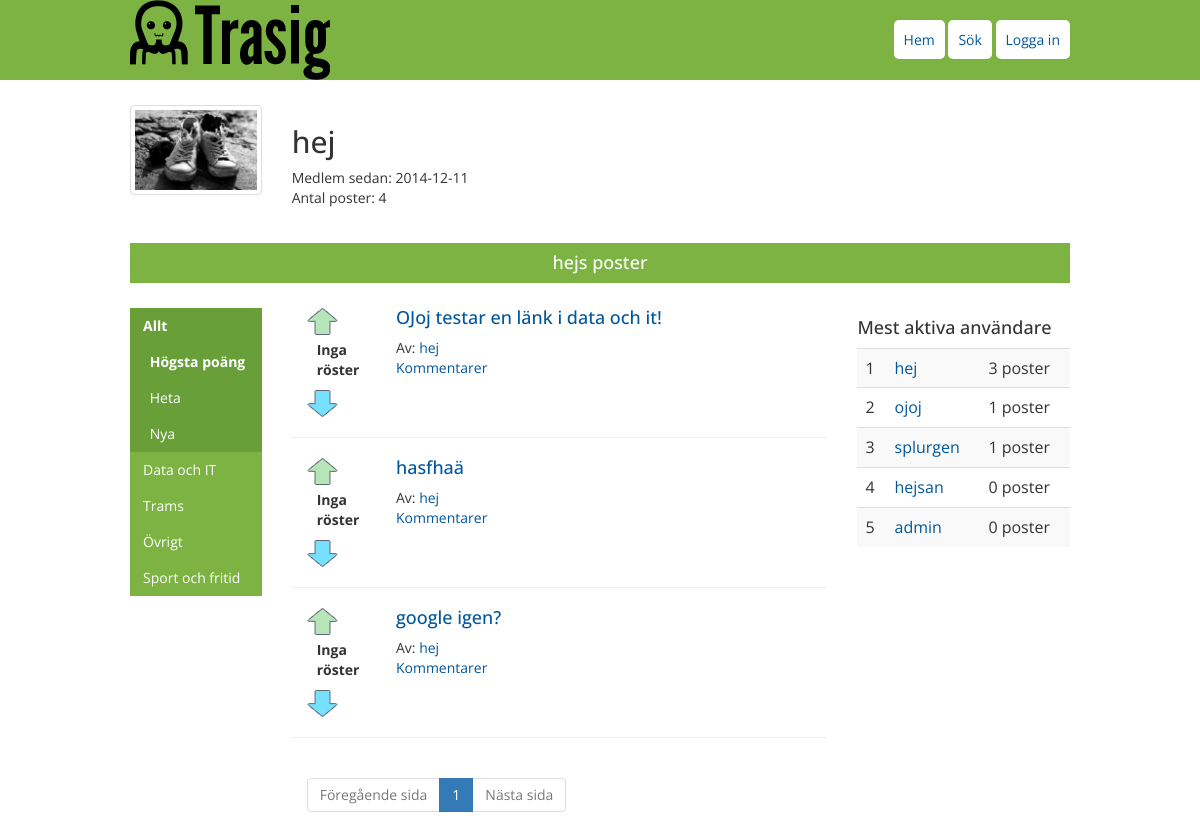
Screenshot of /index.php?p=profile&u=hej with the database file from the repository.
### tables this page shows
CREATE TABLE IF NOT EXISTS `users` (
  `id` int(11) NOT NULL AUTO_INCREMENT,
  `username` varchar(50) NOT NULL,
  `password` varchar(255) NOT NULL,
  `email` varchar(70) NOT NULL,
  `account_date` timestamp NOT NULL DEFAULT CURRENT_TIMESTAMP,
  `profilePicture` varchar(30) NOT NULL DEFAULT 'profile.png',
  PRIMARY KEY (`id`)
);

CREATE TABLE IF NOT EXISTS `categories` (
  `id` int(11) NOT NULL AUTO_INCREMENT,
  `name` varchar(30) NOT NULL,
  `fullName` varchar(30) NOT NULL,
  PRIMARY KEY (`id`)
);

CREATE TABLE IF NOT EXISTS `posts` (
  `id` int(11) NOT NULL AUTO_INCREMENT,
  `title` varchar(255) NOT NULL,
  `link` varchar(255) NOT NULL,
  `content` varchar(2000) NOT NULL,
  `post_date` timestamp NOT NULL DEFAULT CURRENT_TIMESTAMP,
  `nsfw` tinyint(1) DEFAULT '0',
  `user_id` int(11) NOT NULL,
  `cat_id` int(11) NOT NULL,
  `edited_date` timestamp NOT NULL,
  `deleted` tinyint(4) NOT NULL DEFAULT '0',
  PRIMARY KEY (`id`),
  KEY `posts_user` (`user_id`),
  KEY `posts_category` (`cat_id`)
);

### functions/functions.php (called while the page is built, shortened)
<?php
function sqlQuery($query, $action = "SELECT") {
	$mysqli = new mysqli(SERVERNAME, USERNAME, PASSWORD, DATABASE);
	$data = [];
	if ($result = $mysqli->query($query)) {
		if ($action == "SELECT") {
			while($row = $result->fetch_assoc()) {
				$data[] = $row;
			}
		}
	}
	return $data;
}

### incl/postbox.php (the view, shortened to what this page needs)
<div class="postbox row">
	<div class="col-xs-2">
		<?php
			$hasVoted = "";
		?>
		<div class="up arrow <?php print "post_" . $post['id'] . "$hasVoted"; ?>"></div>
		<div class="score"><?php $post['score'] !== null ? print $post['score'] : print "Inga röster";?></div>
		<div class="down arrow <?php print "post_" . $post['id'] . "$hasVoted"; ?>"></div>
	</div>
	<div class="col-xs-10">
		<h4 class='post_title'>
			<a href='<?php print $post['link']; ?>'><?php print $post['title']; ?></a>
		</h4>
		Av: <?php print "<a href='index.php?p=profile&u={$post['username']}'>{$post['username']}</a>"; ?>
		<br>
		<a href='index.php?p=post&id=<?php print $post['id']; ?>'>Kommentarer</a>
	</div>
</div>
<hr>

### profile.php (shortened to what this page needs)
<?php require_once "incl/header.php"; ?>
<div id="profile" class="row">
	<?php
	if (isset($_GET['u'])) :
		$u = filter_var($_GET['u'], FILTER_SANITIZE_STRING);
		$result = sqlQuery("SELECT * FROM users WHERE username='$u'");
		if ($result == false) {
			print "<div class='col-xs-12'>Användaren finns inte.</div>";
		} else {
			$user = $result[0];
		}
		?>
		<?php if ($user) : ?>
		<div class="col-xs-2">
			<img src='img/profiles/<?php print $user['profilePicture'];?>' class='profilePicture img-thumbnail' alt='profilbild'>
		</div>
		<div class="col-xs-7">
			<h2 class="profileName"><?php print $user['username']; ?></h2>
			<p>Medlem sedan: <?php print substr($user['account_date'], 0, 10); ?><br>
			Antal poster: <?php print sqlQuery(
				"SELECT COUNT(*) as count FROM `posts` WHERE user_id=" . $user['id']
				)[0]["count"];
			?>
			</p>
		</div>
		<?php endif;   ?>
	<?php endif;  ?>
</div>
<div class="row">
	<?php
	if ($user) {
		print "<div id='latestPosts' class='col-xs-12 text-center'><h4>" . $user['username'] . "s poster</h4></div>";
		require "incl/feed.php";
	}
	?>
	<?php require "incl/topusers.php"; ?>
</div>

### incl/postsmenu.php (shortened to what this page needs)
<div class="col-md-2 col-xs-12" id="postsMenu">
	<ul id='catNav'>
		<?php
		$categories = sqlQuery("SELECT * FROM categories");
		$currentCat = $categories[0];
		$activeClass = " active";
		foreach ($categories as $category) {
			$new_query_string = http_build_query(["cat" => $category['name']]);
			if (isset($_GET['p']) && $_GET['p'] == 'profile') {
				$params = array_merge($_GET, ["cat" => $category['name']]);
				unset($params['page']);
				unset($params['order']);
				$new_query_string = http_build_query($params);
			}
			print "<li><a class='$activeClass' href='index.php?" . $new_query_string . "'>" . $category['fullName'] . "</a></li>";
			if ($activeClass != "") :
			?>
			<ul id="orderNav">
				<?php
				$sortings = [
					1 => ["name" => "Högsta poäng", "query" => " ORDER BY score DESC "],
					2 => ["name" => "Heta", "query" => " AND post_date > now() - INTERVAL 48 HOUR ORDER BY score DESC ", "countQuery" => " AND post_date > now() - INTERVAL 24 HOUR "],
					3 => ["name" => "Nya", "query" => " ORDER BY post_date DESC "],
					];
				$activeOrder = "active";
				foreach ($sortings as $sorting => $values) {
					$params = array_merge($_GET, ["cat" => $currentCat['name'], "order" => $sorting]);
					unset($params['page']);
					$new_query_string = http_build_query($params);
					print "<li><a class='$activeOrder' href='index.php?" . $new_query_string . "'>" . $values['name'] . "</a></li>";
					$activeOrder = "";
				}
				?>
			</ul>
		<?php
			endif;
			$activeClass = "";
		}
		?>
	</ul>
</div>

### incl/feed.php (shortened to what this page needs)
<?php require "incl/postsmenu.php"; ?>
<div class="col-md-7 col-xs-12">
	<?php
	$catQuery = " WHERE cat_id LIKE '%'";
	if (isset($_GET['order']) && array_key_exists($_GET['order'], $sortings)) {
		$orderQuery = $sortings[$_GET['order']]['query'];
	} else {
		$orderQuery = $sortings['1']['query'];
	}
	if (isset($_GET['page']) && ctype_digit($_GET['page'])) {
		$currentPage = $_GET['page'];
	} else {
		$currentPage = 1;
	}
	$countQuery = "SELECT username, COUNT(*) as counter
		FROM posts JOIN users ON posts.user_id = users.id" . $catQuery . "AND deleted=0" . $singleUserQuery;
	$postCount = sqlQuery($countQuery)[0]["counter"];
	if ($postCount == 0) {
		print "Här var det tomt";
	} else {
		$postsPerPage = 5;
		$pages = ceil($postCount / $postsPerPage);
		$offset = $postsPerPage * ($currentPage-1);
		$query = "SELECT posts.*, users.username, score ";
		$query .= "FROM `posts`";
		$query .= "INNER JOIN users
			ON posts.user_id = users.id
			LEFT JOIN
				(SELECT post_id, SUM(value) as score
				FROM votes GROUP BY post_id) v
			ON posts.id = v.post_id ";
		$query .= $catQuery . "AND deleted=0" . $singleUserQuery;
		$query .= $orderQuery;
		$query .= "LIMIT $offset, $postsPerPage";
		$result = sqlQuery($query);
		foreach ($result as $post) {
			include "incl/postbox.php";
		}
		print "<div class='row'>";
		print "<div class='col-xs-12'>";
		print "<nav>";
		print "<ul class='pagination'>";
		$params = array_merge($_GET, array("page" => $currentPage-1));
		$new_query_string = http_build_query($params);
		$disabled = "class='disabled'";
		print "<li $disabled ><a disabled href='index.php?" . $new_query_string . "' class='leftPag'>Föregående sida</a></li>";
		for ($i = 0; $i < $pages; $i++) {
			if ($i+1 == $currentPage) {
				print "<li class='active'><a href='index.php?page=" . ($i+1) . "' >" . ($i+1) . "</a></li>";
			} else {
				print "<li><a href='index.php?page=" . ($i+1) . "' class=''>" . ($i+1) . "</a></li>";
			}
		}
		$params = array_merge($_GET, ["page" => $currentPage+1]);
		$new_query_string = http_build_query($params);
		$disabled = "class='disabled'";
		print "<li $disabled ><a href='index.php?" . $new_query_string . "' class='rightPag'>Nästa sida</a></li>";
		print "</ul>";
		print "</nav>";
		print "</div>";
		print "</div>";
	}
	?>
</div>

### css/style.css (style rules this page uses)
body { background: #FFF; font-family: 'Open Sans', sans-serif; overflow-y: scroll; }
a { color: #01579B; }
.post_title { margin-top: 0; }
nav ul.pagination li { text-align: center; }
.row { margin: 0; }
#postsMenu ul { list-style: none; }
#catNav { padding: 0; }
#catNav li { display: block; float: left; width: 100%; }
#catNav a { float: left; width: 100%; padding: 8px 13px; color: white; background: #7CB342; }
#catNav a.active { font-weight: bold; }
#catNav>li>a.active, #catNav a:hover { background:#689F38; }
#ordernav { padding: 0; }
#orderNav a { padding-left: 15%; background:#689F38; }
div.score { margin-left: 10px; margin-top: 5px; font-weight: bold; }
.up.arrow, .down.arrow { width: 31px; height: 27px; overflow: hidden; position: relative; }
.up.arrow { background: url("../img/uparrow.png") 0 0; }
.down.arrow { margin-top: 10px; background: url("../img/downarrow.png") 0 0; }
.profilePicture { max-width: 100%; }
#profile { margin-bottom: 25px; }
#latestPosts { margin-bottom: 25px; }
#latestPosts h4 { background: #7CB342; color: white; padding: 10px; margin: 0; }

### rows the page displays
users: profilePicture (picture), username "hej", account_date "2014-12-11", id "4"
categories: fullName "Allt", name "Högsta poäng", name "Heta", name "Nya"
categories: fullName "Data och IT"
categories: fullName "Trams"
categories: fullName "Övrigt"
categories: fullName "Sport och fritid"
posts: title "OJoj testar en länk i data och it!", user.username "hej"
posts: title "hasfhaä", user.username "hej"
posts: title "google igen?", user.username "hej"

### other values shown
$topUser['username'] "hej"
$topUser['nr_posts'] "3"
$topUser['username'] "ojoj"
$topUser['nr_posts'] "1"
$topUser['username'] "splurgen"
$topUser['username'] "hejsan"
$topUser['username'] "admin"
